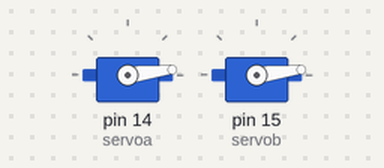
A sketch run on a simulated Arduino Uno, built with avr-gcc and run on an emulated ATmega328P. Shown: 2 × servo. Random numbers use the default seed unless the sketch sets one.

Above: at 0.15 s.
At 9.4 s:
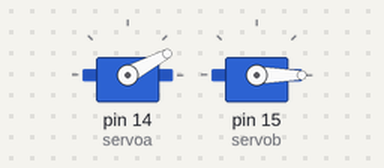
At 12.6 s:
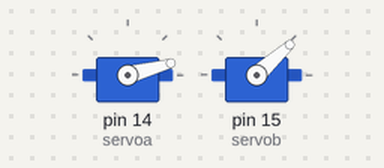
At 37.3 s:
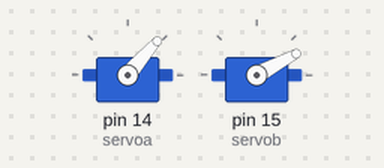
Timing chart, 0 to 40.0 s (numbered marks = the images above):
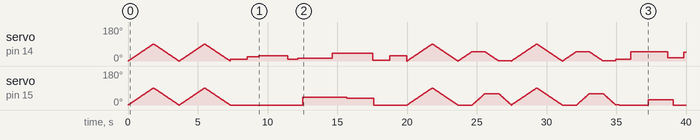

The sketch:

CatLaserCode.ino
```cpp
#include <Servo.h>
Servo servoa;
Servo servob;
int angle = 0;
int angle1=0;
int num;

void setup() {
  servoa.attach(14);
  servoa.write(angle);
   servob.attach(15);
  servob.write(angle);

}
void loop()
{
    num = random(1,4);

switch(num) {
  case 1:


 for(angle = 0; angle < 50; angle++)
  {

    servoa.write(angle);
    delay(20);

  }
  for(angle = 0; angle < 60; angle++)
  {

    servob.write(angle);
    delay(15);
  }


 for(angle = 50; angle >0; angle--)
  {

    servoa.write(angle);
    delay(20);
  }
   // now scan back from 180 to 0 degrees
  for(angle = 60; angle > 0; angle--)
  {

    servob.write(angle);
    delay(15);
  }
  break;


  break;

  case 2:
  for (angle = 0; angle <= 90; angle += 1) { // goes from 0 degrees to 180 degrees
    // in steps of 1 degree
    servoa.write(angle);
    servob.write(angle);// tell servo to go to angleition in variable 'angle'
    delay(20);                       // waits 15ms for the servo to reach the angleition
  }
  for (angle = 90; angle >= 0; angle -= 1) { // goes from 180 degrees to 0 degrees
    servoa.write(angle);
     servob.write(angle);
     // tell servo to go to angleition in variable 'angle'
    delay(20);                       // waits 15ms for the servo to reach the angleition
  }
  break;

  case 3:
   {
     for(angle = 0; angle < 8; angle++)
     {num=random(0,50);
    servoa.write(num);
    delay(num*25);
      num=random(-50,50)  ;
    servob.write(num);
    delay(abs(num)*50);}
}
    break;
    }}
```
